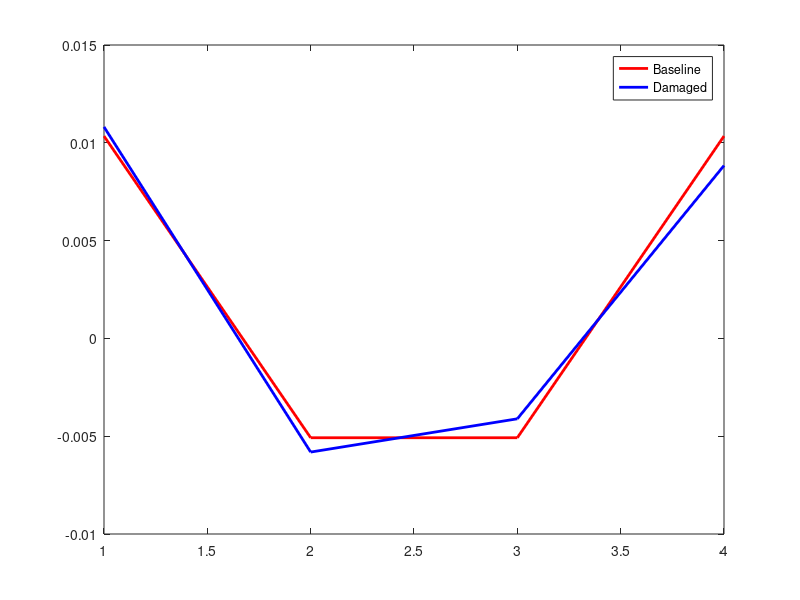

Source code (MATLAB):
clc
clear all
close all
%Assembling Global Stiffness Matrix from Local Stiffness Matrix
L = input('Enter length of the beam: ');
n_ele = input('Enter the number of elements/members: ');
n_damage = input('Enter the member number which is damaged: ');
p = input('Enter the percentage of flexural rigidity damaged: '); 
d = input('Enter density of the beam: ');
A = input('Enter area of cross-section of the beam: ');
EI = input('Enter the value of EI (constant for each element): ');
a = input('Enter the mode shape to be plotted: ');

n_node = n_ele + 1;
EI_damaged  = EI*(1 - 0.01*p);
% 'x' represents position of each node serially
Le = L/n_ele; % Length of each element is the same
K = zeros((n_node * 2));
M = zeros((n_node * 2));
K_dam = zeros((n_node * 2));


for i = 1 : n_ele
    
    if i == n_damage
        k_local_dam = EI_damaged * [ 12/Le^3   6/Le^2  -12/Le^3   6/Le^2;
                                    6/Le^2    4/Le    -6/Le^2    2/Le;
                                   -12/Le^3  -6/Le^2   12/Le^3  -6/Le^2;
                                    6/Le^2    2/Le    -6/Le^2    4/Le ]; 
    else
        k_local_dam = EI * [ 12/Le^3   6/Le^2  -12/Le^3   6/Le^2;
                             6/Le^2    4/Le    -6/Le^2    2/Le;
                            -12/Le^3  -6/Le^2   12/Le^3  -6/Le^2;
                             6/Le^2    2/Le    -6/Le^2    4/Le ];
    end

        k_local = EI * [ 12/Le^3   6/Le^2  -12/Le^3   6/Le^2;
                         6/Le^2    4/Le    -6/Le^2    2/Le;
                        -12/Le^3  -6/Le^2   12/Le^3  -6/Le^2;
                         6/Le^2    2/Le    -6/Le^2    4/Le ];    
                     
        m_local = (d*A*Le)/420 * [ 156     -22*Le     54       13*Le;
                                  -22*Le    4*Le^2   -13*Le   -3*Le^2;
                                   54      -13*Le     156      22*Le;
                                   13*Le   -3*Le^2    22*Le    4*Le^2 ];
    
                 
    K_dam(2*i-1:2*i+2,2*i-1:2*i+2) = K_dam(2*i-1:2*i+2,2*i-1:2*i+2) + k_local_dam;
    K(2*i-1:2*i+2,2*i-1:2*i+2) = K(2*i-1:2*i+2,2*i-1:2*i+2) + k_local;
    M(2*i-1:2*i+2,2*i-1:2*i+2) = M(2*i-1:2*i+2,2*i-1:2*i+2) + m_local;
    
end


% FURTHER CALCULATIONS IS ONLY FOR A FIXED BEAM


% ENTERING BOUNDARY CONDITIONS

K_22_dam = K_dam(3:2*n_node-2,3:2*n_node-2);
K_22 = K(3:2*n_node-2,3:2*n_node-2);
M_22 = M(3:2*n_node-2,3:2*n_node-2);


% CALCULATING EIGENVALUES AND EIGENVECTORS

[evec, eval] = eig(K_22,M_22);
[evec_dam, eval_dam] = eig(K_22_dam,M_22);
 
for i = 1 : n_ele
     
    eval(i,i) = sqrt(eval(i,i));
    eval_dam(i,i) = sqrt(eval_dam(i,i));
     
end

eval = diag(eval);
eval_dam = diag(eval_dam);

% ALTERNATING TO NOT PLOT THE MODE SHAPES AGAINST THE ROTATIONAL DOF

evec_transverse = evec(1:2:(2*n_node - 4),:);
evec_transverse_dam = evec_dam(1:2:(2*n_node - 4),:);

% PLOTTING MODE SHAPES

% plot(evec_transverse(:,1), 'r', 'linewidth',2)
% hold on
% plot(evec_transverse(:,2), 'b', 'linewidth',2)
% plot(evec_transverse(:,3), 'g', 'linewidth',2)
% plot(evec_transverse(:,4), 'c', 'linewidth',2)
% 
% legend({'Mode 1', 'Mode 2', 'Mode 3', 'Mode 4'}, 'Location','northeast')
% 
% hold off

a = input('Enter the mode shape to be plotted: ');

plot(evec_transverse(:,a), 'r', 'linewidth',2)
hold on
plot(evec_transverse_dam(:,a), 'b', 'linewidth',2)
legend({'Baseline', 'Damaged'}, 'Location','northeast')
hold off